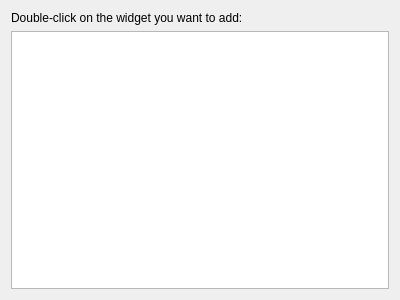
<?xml version="1.0" encoding="UTF-8"?>
<ui version="4.0">
 <class>AppletSelector</class>
 <widget class="QWidget" name="AppletSelector">
  <property name="geometry">
   <rect>
    <x>0</x>
    <y>0</y>
    <width>400</width>
    <height>300</height>
   </rect>
  </property>
  <property name="windowTitle">
   <string>Form</string>
  </property>
  <layout class="QVBoxLayout" name="verticalLayout">
   <item>
    <widget class="QLabel" name="label">
     <property name="text">
      <string>Double-click on the widget you want to add:</string>
     </property>
    </widget>
   </item>
   <item>
    <widget class="QTreeView" name="plugins">
     <property name="rootIsDecorated">
      <bool>false</bool>
     </property>
     <property name="itemsExpandable">
      <bool>false</bool>
     </property>
     <property name="sortingEnabled">
      <bool>true</bool>
     </property>
     <attribute name="headerVisible">
      <bool>false</bool>
     </attribute>
     <attribute name="headerVisible">
      <bool>false</bool>
     </attribute>
    </widget>
   </item>
  </layout>
 </widget>
 <resources/>
 <connections/>
</ui>
